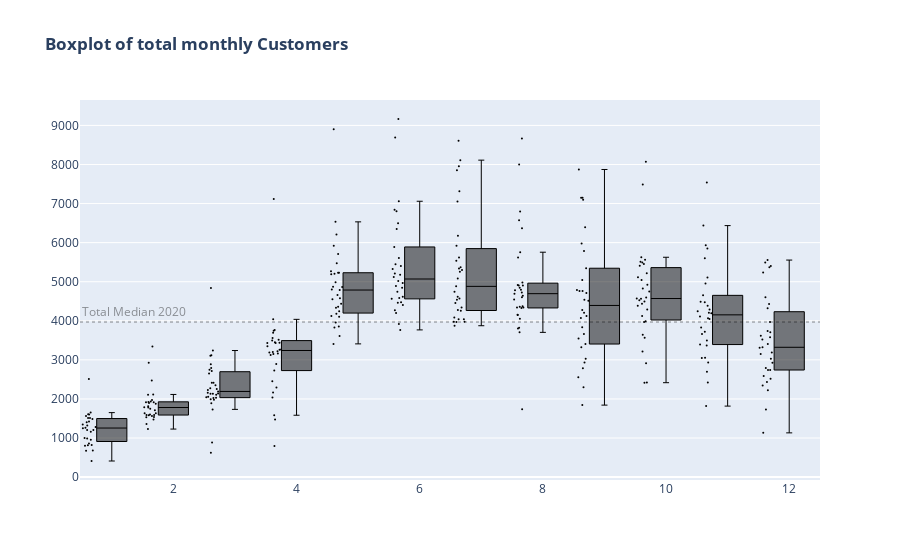

Write notebook code for a chart like this one.
### Code cell
# for month in df_box_2020.month.unique():
#   color= "grey"
#   if df_box_2020.registered_customer.median() < df_box_2020[df_box_2020.month == month].registered_customer.median():
#    color= "darkgreen"
#   elif df_box_2020.registered_customer.median() > df_box_2020[df_box_2020.month == month].registered_customer.median():
#    color= "darkgrey"

fig1.add_trace(
    go.Box(
      x= df_box_2020.month,
      y= df_box_2020.registered_customer,
      boxpoints= "all",
      marker=dict(size=2, color='rgb(0, 0, 0)'),
      line= dict(width= 1),
      jitter= 0.5,
      whiskerwidth=0.2,
    )
)


fig1.add_hline(
 y= df_box_2020.registered_customer.median(),
 opacity = 0.3,
 line_dash= "dot",
 line_color= "black",
 layer= "below",
 annotation_text= "Total Median 2020",
 annotation_position= "top left",
 annotation_font_color= "black",
)

fig.update_layout(boxmode = "overlay")
fig1.update_annotations(opacity= 0.4)
fig1.update_layout(title= dict(text= "<b>Boxplot of total monthly Customers</b>"))
fig1.show()

### Figure 1 — Plotly figure (JSON) as saved in the notebook; plotly's stock layout.template omitted (floating-point values rounded to 4 significant figures; data arrays with more than 128 entries replaced by an {"elided": "..."} marker saying what was removed)
{"data": [{"boxpoints": "all", "jitter": 0.5, "line": {"width": 1}, "marker": {"color": "rgb(0, 0, 0)", "size": 2}, "type": "box", "whiskerwidth": 0.2, "x": {"elided": "363 int values"}, "y": {"elided": "363 int values"}}], "layout": {"annotations": [{"font": {"color": "black"}, "opacity": 0.4, "showarrow": false, "text": "Total Median 2020", "x": 0, "xanchor": "left", "xref": "x domain", "y": 3973, "yanchor": "bottom", "yref": "y"}], "shapes": [{"layer": "below", "line": {"color": "black", "dash": "dot"}, "opacity": 0.3, "type": "line", "x0": 0, "x1": 1, "xref": "x domain", "y0": 3973, "y1": 3973, "yref": "y"}], "title": {"text": "<b>Boxplot of total monthly Customers</b>"}, "xaxis": {"anchor": "y", "domain": [0, 1]}, "yaxis": {"anchor": "x", "domain": [0, 1]}}}
